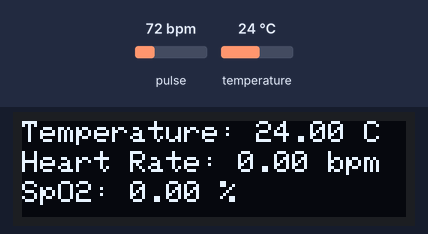
This sketch was run on a simulated ESP8266 (NodeMCU). On the bench: 128×32 one-colour display. The test bench sets the inputs (shaded band); at power-on: temperature 24 °C, pulse 72 bpm. WiFi joins after 1.5 s; servers stay silent unless stated; the display library's start-up logo is not drawn; the local clock reads 2024-03-15 10:24:30 at power-on unless the sketch sets it; no MQTT or app messages arrive unless stated; what the sketch prints to the serial monitor is not drawn.

Above: at 8.2 s.
8.3 s: temperature set to 12 °C
At 11.3 s:
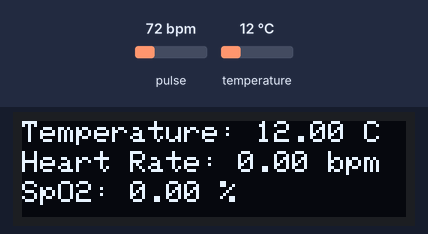
11.6 s: temperature set to 19 °C
At 13.6 s:
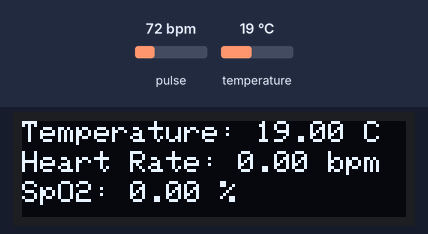
17.6 s: temperature set to 28 °C
At 20.1 s:
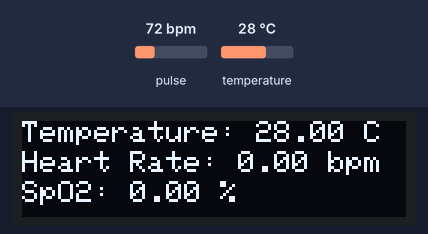
Timing chart, 0 to 21.6 s (numbered marks = the images above; inputs shaded):
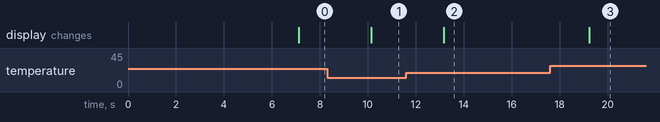

Measured:
- after the input at 8.3 s, the display: changes after 1.9 s (image 1)
- after the input at 11.6 s, the display: changes after 1.6 s (image 2)
- after the input at 17.6 s, the display: changes after 1.6 s (image 3)

The sketch:

main.ino
```cpp
#include <ESP8266WiFi.h>
#include <WiFiClientSecure.h>
#include <PubSubClient.h>
#include <ArduinoJson.h>

#include <Wire.h>
#include <Adafruit_SSD1306.h>
#include "MAX30105.h"
#include <MAX30105.h>

#include <time.h>
#include "secrets.h"

#define SCREEN_WIDTH 128
#define SCREEN_HEIGHT 32
Adafruit_SSD1306 display(SCREEN_WIDTH, SCREEN_HEIGHT, &Wire, -1);

MAX30105 particleSensor;
int32_t ir, red;
float temperature, bpm, spo2;

unsigned long lastMillis = 0;
unsigned long previousMillis = 0;
const long interval = 5000;

#define AWS_IOT_PUBLISH_TOPIC   "esp8266/pub"
#define AWS_IOT_SUBSCRIBE_TOPIC "esp8266/sub"

WiFiClientSecure net;

BearSSL::X509List cert(cacert);
BearSSL::X509List client_crt(client_cert);
BearSSL::PrivateKey key(privkey);

PubSubClient client(net);

time_t now;
time_t nowish = 1510592825;


void NTPConnect(void){
  Serial.print("Setting time using SNTP");
  configTime(TIME_ZONE * 3600, 0 * 3600, "pool.ntp.org", "time.nist.gov");
  now = time(nullptr);
  while (now < nowish){
    delay(500);
    Serial.print(".");
    now = time(nullptr);
  }
  Serial.println("done!");
  struct tm timeinfo;
  gmtime_r(&now, &timeinfo);
  Serial.print("Current time: ");
  Serial.print(asctime(&timeinfo));
}


void messageReceived(char *topic, byte *payload, unsigned int length){
  Serial.print("Received [");
  Serial.print(topic);
  Serial.print("]: ");
  for (int i = 0; i < length; i++)
  {
    Serial.print((char)payload[i]);
  }
  Serial.println();
}


void connectAWS(){
  delay(3000);
  WiFi.mode(WIFI_STA);
  WiFi.begin(WIFI_SSID, WIFI_PASSWORD);

  Serial.println(String("Attempting to connect to SSID: ") + String(WIFI_SSID));

  while (WiFi.status() != WL_CONNECTED)
  {
    Serial.print(".");
    delay(1000);
  }

  NTPConnect();

  net.setTrustAnchors(&cert);
  net.setClientRSACert(&client_crt, &key);

  client.setServer(MQTT_HOST, 8883);
  client.setCallback(messageReceived);


  Serial.println("Connecting to AWS IOT");

  while (!client.connect(THINGNAME)){
    Serial.print(".");
    delay(1000);
  }

  if (!client.connected()) {
    Serial.println("AWS IoT Timeout!");
    return;
  }
  // Subscribe to a topic
  client.subscribe(AWS_IOT_SUBSCRIBE_TOPIC);

  Serial.println("AWS IoT Connected!");
}


void publishMessage(){
  StaticJsonDocument<200> doc;
  doc["time"] = millis();
  doc["temperature"] = temperature;
  doc["Heart-Rate"] = bpm;
  doc["SpO2"] = spo2;
  char jsonBuffer[512];
  serializeJson(doc, jsonBuffer); // print to client

  client.publish(AWS_IOT_PUBLISH_TOPIC, jsonBuffer);
}


void setup(){
  display.begin(SSD1306_SWITCHCAPVCC, 0x3C);
	display.display();
	delay(2000);
	display.clearDisplay();

  Wire.begin(4, 5);
	particleSensor.begin(Wire, I2C_SPEED_FAST);
	particleSensor.setup();
	particleSensor.setPulseAmplitudeRed(0x0A);
	particleSensor.setPulseAmplitudeGreen(0);

  Serial.begin(115200);
  connectAWS();


}


void loop(){

  readSensor();
  displaySSD1306();
  if (isnan(temperature) || isnan(bpm) ||isnan(bpm) ) {
    Serial.println(F("Failed to read from DHT sensor!"));
    return;
  }

  Serial.println("Temperature: " + String(temperature) + " °C");
	Serial.println("Heart Rate: " + String(bpm) + " bpm");
	Serial.println("SpO2: " + String(spo2) + " %");

  delay(2000);

  now = time(nullptr);

  if (!client.connected()){
    connectAWS();
  }
  else{
    client.loop();
    if (millis() - lastMillis > 5000){
      lastMillis = millis();
      publishMessage();
    }
  }
}

void readSensor(){
  temperature = particleSensor.readTemperature();
	ir = particleSensor.getIR();
	red = particleSensor.getRed();
	bpm = particleSensor.getHeartRate();
	spo2 = particleSensor.getSpO2();
}

void displaySSD1306(){
  display.clearDisplay();
	display.setTextSize(1);
	display.setTextColor(WHITE);
	display.setCursor(0, 0);
	display.println("Temperature: " + String(temperature) + " C");
	display.setCursor(0, 10);
	display.println("Heart Rate: " + String(bpm) + " bpm");
	display.setCursor(0, 20);
	display.println("SpO2: " + String(spo2) + " \%");
	display.display();

	delay(1000);
}
```

Secrets.h
```cpp
#include <pgmspace.h>

#define SECRET

const char WIFI_SSID[] = "HTL-WS";               //TAMIM2.4G
const char WIFI_PASSWORD[] = "1234567890";           //0544287380

#define THINGNAME "ESP8266"

int8_t TIME_ZONE = -5; //NYC(USA): -5 UTC

const char MQTT_HOST[] = "aab79spckx1od-ats.iot.eu-north-1.amazonaws.com";


static const char cacert[] PROGMEM = R"EOF(
-----BEGIN CERTIFICATE-----
MIIDQTCCAimgAwIBAgITBmyfz5m/jAo54vB4ikPmljZbyjANBgkqhkiG9w0BAQsF
ADA5MQswCQYDVQQGEwJVUzEPMA0GA1UEChMGQW1hem9uMRkwFwYDVQQDExBBbWF6
b24gUm9vdCBDQSAxMB4XDTE1MDUyNjAwMDAwMFoXDTM4MDExNzAwMDAwMFowOTEL
MAkGA1UEBhMCVVMxDzANBgNVBAoTBkFtYXpvbjEZMBcGA1UEAxMQQW1hem9uIFJv
b3QgQ0EgMTCCASIwDQYJKoZIhvcNAQEBBQADggEPADCCAQoCggEBALJ4gHHKeNXj
ca9HgFB0fW7Y14h29Jlo91ghYPl0hAEvrAIthtOgQ3pOsqTQNroBvo3bSMgHFzZM
9O6II8c+6zf1tRn4SWiw3te5djgdYZ6k/oI2peVKVuRF4fn9tBb6dNqcmzU5L/qw
IFAGbHrQgLKm+a/sRxmPUDgH3KKHOVj4utWp+UhnMJbulHheb4mjUcAwhmahRWa6
VOujw5H5SNz/0egwLX0tdHA114gk957EWW67c4cX8jJGKLhD+rcdqsq08p8kDi1L
93FcXmn/6pUCyziKrlA4b9v7LWIbxcceVOF34GfID5yHI9Y/QCB/IIDEgEw+OyQm
jgSubJrIqg0CAwEAAaNCMEAwDwYDVR0TAQH/BAUwAwEB/zAOBgNVHQ8BAf8EBAMC
AYYwHQYDVR0OBBYEFIQYzIU07LwMlJQuCFmcx7IQTgoIMA0GCSqGSIb3DQEBCwUA
A4IBAQCY8jdaQZChGsV2USggNiMOruYou6r4lK5IpDB/G/wkjUu0yKGX9rbxenDI
U5PMCCjjmCXPI6T53iHTfIUJrU6adTrCC2qJeHZERxhlbI1Bjjt/msv0tadQ1wUs
N+gDS63pYaACbvXy8MWy7Vu33PqUXHeeE6V/Uq2V8viTO96LXFvKWlJbYK8U90vv
o/ufQJVtMVT8QtPHRh8jrdkPSHCa2XV4cdFyQzR1bldZwgJcJmApzyMZFo6IQ6XU
5MsI+yMRQ+hDKXJioaldXgjUkK642M4UwtBV8ob2xJNDd2ZhwLnoQdeXeGADbkpy
rqXRfboQnoZsG4q5WTP468SQvvG5
-----END CERTIFICATE-----
)EOF";


// Copy contents from XXXXXXXX-certificate.pem.crt here ▼
static const char client_cert[] PROGMEM = R"KEY(
-----BEGIN CERTIFICATE-----
MIIDWjCCAkKgAwIBAgIVAL+FaPfimhdF7/UEOZqo+2gAZh71MA0GCSqGSIb3DQEB
CwUAME0xSzBJBgNVBAsMQkFtYXpvbiBXZWIgU2VydmljZXMgTz1BbWF6b24uY29t
IEluYy4gTD1TZWF0dGxlIFNUPVdhc2hpbmd0b24gQz1VUzAeFw0yMzA0MjEwNTA4
NDRaFw00OTEyMzEyMzU5NTlaMB4xHDAaBgNVBAMME0FXUyBJb1QgQ2VydGlmaWNh
dGUwggEiMA0GCSqGSIb3DQEBAQUAA4IBDwAwggEKAoIBAQCTuWRvavBqV2+AFcay
Hl1TxDLXb2H1LLdlsPAiwwxHkQ/4OgWpDaH0vqluirniDZ0/LjxEjDky+CN/yYC7
UZzehv7+Sio9SriobfFQ5pZj0X1ru9+UNzoD38CvwTvBC1X2+4ZvTz+I+EtxKJUa
47zOgsNEE9nt0dBAnizSmg8433QwR9VDItKBiexL4MrLqN5+7EeZDz4XZbMW1yfr
PKKzalvn5cZaog47Saevj0sDd21Z1kMAJ/PIq144LHg0bW+yNd7QWgsYkHdDZ+um
QGUzWr/sCyDf2OSkajV6MB9BkgCjD5mF6XEjcdOOzFA7jT7eQzx1SbnikXn8cJlK
m0EBAgMBAAGjYDBeMB8GA1UdIwQYMBaAFCn/5UdHpGh09jQ4z8RLAGTrAPTmMB0G
A1UdDgQWBBR7jYLN75XEOmkUnVFQ3X0kdEAd1zAMBgNVHRMBAf8EAjAAMA4GA1Ud
DwEB/wQEAwIHgDANBgkqhkiG9w0BAQsFAAOCAQEAoiZp+iIJejxvlDHrrFoffsfO
/xjdcR1tAFPUkD/hXycXFtv3xaOaApnBEYZPfymAISdlcS+D30evqZWAyZclBL1r
0q10eSK4NA6TKrGNZ0EluwQspbJgpwT7wCubDV6sMgrGp/nikoVWHK1iIPEvWvvG
SZMOKD5NnUOYIdmf9LkhPs3goBKYAp4UG/YWu4jeLY56cNI1Jrl23kKNKIjWl85K
spJXlkjblYNKixZAYgRxDwG91c+WEAoeXCPe/Ek1m7JUlzChilZOqHPiMCyCamfO
QtZh5Rk5uLUspya0eJNWAqvWJrR3imVfyyW7tkM/N/Cm4Em/4XFcN0z17+ygGw==
-----END CERTIFICATE-----


)KEY";


// Copy contents from  XXXXXXXX-private.pem.key here ▼
static const char privkey[] PROGMEM = R"KEY(
-----BEGIN RSA PRIVATE KEY-----
MIIEogIBAAKCAQEAk7lkb2rwaldvgBXGsh5dU8Qy129h9Sy3ZbDwIsMMR5EP+DoF
qQ2h9L6pboq54g2dPy48RIw5Mvgjf8mAu1Gc3ob+/koqPUq4qG3xUOaWY9F9a7vf
lDc6A9/Ar8E7wQtV9vuGb08/iPhLcSiVGuO8zoLDRBPZ7dHQQJ4s0poPON90MEfV
QyLSgYnsS+DKy6jefuxHmQ8+F2WzFtcn6zyis2pb5+XGWqIOO0mnr49LA3dtWdZD
ACfzyKteOCx4NG1vsjXe0FoLGJB3Q2frpkBlM1q/7Asg39jkpGo1ejAfQZIAow+Z
helxI3HTjsxQO40+3kM8dUm54pF5/HCZSptBAQIDAQABAoIBACmuBkt1dc3bS6ds
/XnmHVj0I5Arag0eB8TWbnqwY7eRk1rrLAutwANpBC8fTyEbzEE2T2Tb14us/X8h
oIO5nDQhDLM8w7w1Z/KFyq+Tz9zsD6IlCQktp93N9PTh5XUrOJ8OCrk/N+Lyg36y
/5btqKjvth5wJ231Y/fHaUgmlaLq44Pz4hucY1zRm6rvxJqapZK7lMpU1QJXEoCp
2hJoECu85uTTwkULjYbyjl0D1tMjE15ogMGVR47/kRQl8b1NcGI7UjhVFgFwjnBg
YVa9bEIacZb3canNDSphmM++3EnJUO2r4NgDxJ4jKBU4lvUFgnsxdL0hC5jCwual
K2XCYUECgYEAxJQZjKEOHV2RmzwwZ73u5Nc5ci1a44ZcE5R4frhfUvAZRzVvskeV
WP56QI18WDeTZx0qY77+Sd/ru526XsoV4e+KFeh76u6c4qjyED39cblmjcU6pr82
ZCrt4d9hbQzSKuhyY0O1tFU2Ixd6HU/LFWWY2JEtmIHka/4/wBUoSOkCgYEAwGDI
NPQBlq35HOa3hfNc6NeuhVE2Ep0qECcBKImZUBkVNUp+SXKtMz5xUx6qWtpDRJ0r
ealwiDizAgKcqLeXne955YNvVjEkk/7AwpicLeu/HrxgdzsGx0+tpvG99SK3IW5n
BGRVl7QVean/K6htAssxpxIXOCeXAUOe0LkZqFkCgYAv+iFeNDSYsCyIYaFCwJVc
nraziiRDoZg5YyQhcWg6esUAnycasOPfa4R02tM9SJseMH0XCRdQ+mizSqSg29uJ
YAgonqwXw5LgsvEZS7femKxR75AIAGUK/3s9hGJn1hg5RrAcT/s5/w4OdH1mSAI9
v6UVPiGNti4EuXHftIo3eQKBgHHP0CIjyVzPh/VlOWXx2CGYmBMfPJI+kMgFi1Xk
MeOFM1rXu2bQhU8vvfOizL37KpjJMxNC/uRYRu8FhJD8LKKvLrpty8x+Plmf+YIm
rx8rvWH9qERhk10O8nk1w1/nLdiFbETY5xpc2+eifufhOLzSYYmp1jrOkTOaQbbS
Cy/hAoGAetC4q7bmT5CLtEYkrgNcQ0FQaJ/10gpvmF0OCCnMlqnCHoNLLxG7DmjS
vNV69nJboYJNnvm8Eb+bsdEZQEvKTO64JNdqw4dpUga00dnK0uu75lnrn2JYRUjo
aAVhAgp2+TpI1s9H8FR4utEZZIVRl2Bwn8vab1nQguRhsJWETVo=
-----END RSA PRIVATE KEY-----


)KEY";
```
